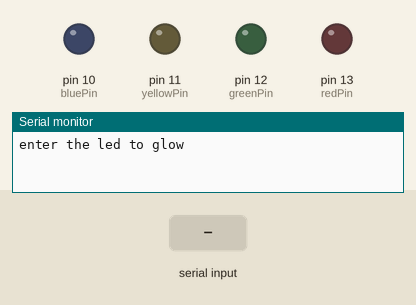
Simulated run of this sketch. Board: Arduino Uno, built with avr-gcc and run on an emulated ATmega328P. On the bench: output pins drawn as LEDs (lit = HIGH), the last lines printed to the serial monitor. Dashed ring = blinking. The inputs (shaded band) are chosen by the test bench.

Above: at 1.2 s.
1.3 s: "red" received over Serial
3.8 s: "90,45\n" received over Serial
At 3.99 s:
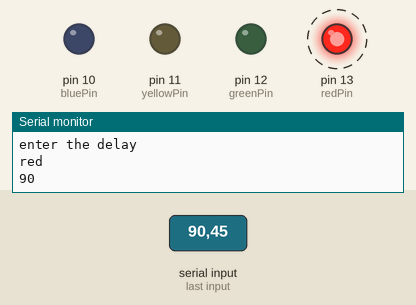
Timing chart, 0 to 12.8 s (numbered marks = the images above; inputs shaded):
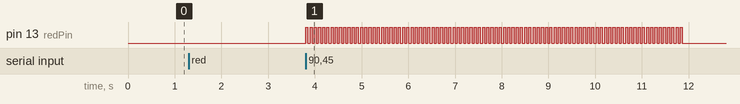

The sketch:

4led_using_string_read_command_in_serial_port.ino
```cpp
int redPin=13;
int greenPin=12;
int yellowPin=11;
int bluePin=10;
int i;
int dt;
String msg="enter the led to glow";
String myColour;
int c;
void setup() {
  // put your setup code here, to run once:
 pinMode(redPin,OUTPUT);
 pinMode(greenPin,OUTPUT);
 pinMode(yellowPin,OUTPUT);
 pinMode(bluePin,OUTPUT);
 Serial.begin(9600);
}

void loop() {
  // put your main code here, to run repeatedly:
Serial.println(msg);
while(Serial.available()==0)
{

}
myColour=Serial.readString();
//reading the no of blink
Serial.println("enter the no. of blinks");
while(Serial.available()==0)
{

}
c=Serial.parseInt();


//reading the delay
Serial.println("enter the delay");
while(Serial.available()==0)
{

}
dt=Serial.parseInt();
Serial.println(myColour);
Serial.println(c);

for (i=1;i<=c;i++)
{
if (myColour=="red"){
  digitalWrite(redPin,HIGH);
  delay(dt);
  digitalWrite(redPin,LOW);
  delay(dt);
  digitalWrite(greenPin,LOW);
  digitalWrite(bluePin,LOW);
  digitalWrite(yellowPin,LOW);
}


if (myColour=="green"){
  digitalWrite(greenPin,HIGH);
  delay(dt);
  digitalWrite(greenPin,LOW);
  delay(dt);
  digitalWrite(redPin,LOW);
  digitalWrite(bluePin,LOW);
  digitalWrite(yellowPin,LOW);
}


if (myColour=="blue"){
  digitalWrite(bluePin,HIGH);
  delay(dt);
  digitalWrite(bluePin,LOW);
  delay(dt);
  digitalWrite(greenPin,LOW);
  digitalWrite(redPin,LOW);
  digitalWrite(yellowPin,LOW);
}

if (myColour=="yellow"){
  digitalWrite(yellowPin,HIGH);
  delay(dt);
  digitalWrite(yellowPin,LOW);
  delay(dt);
  digitalWrite(greenPin,LOW);
  digitalWrite(bluePin,LOW);
  digitalWrite(redPin,LOW);
}
}
}
```

Measured:
- after the input at 3.8 s, pin 13 (redPin): alternates HIGH for 0.05 s and LOW for 0.05 s, 180 changes in all, then stays LOW, starting at once
